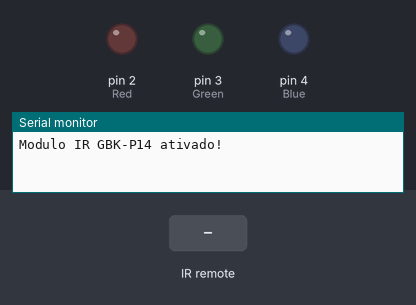
Recording of a sketch running on a simulated Arduino Uno, built with avr-gcc and run on an emulated ATmega328P. Parts: output pins drawn as LEDs (lit = HIGH), the last lines printed to the serial monitor. The test bench sets the inputs (shaded band).

Above: at 1.2 s.
1.3 s: infrared code 0x18E7906F received
At 2.4 s:
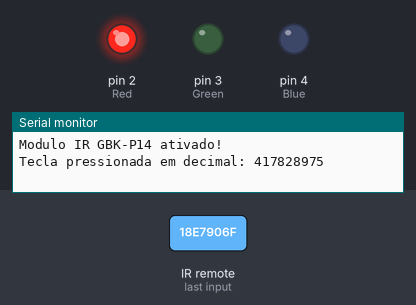
2.8 s: infrared code 0x18E7A857 received
At 3.6 s:
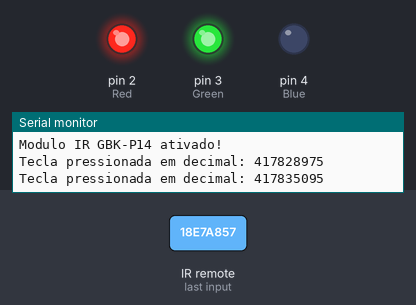
4.3 s: infrared code 0x18E7A05F received
At 4.7 s:
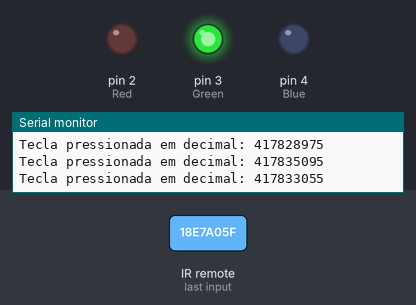
5.8 s: infrared code 0x18E7B847 received
At 7.0 s:
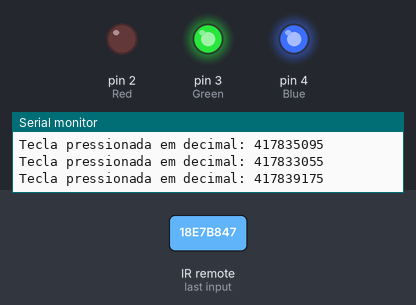
7.3 s: infrared code 0x18E720DF received
At 8.2 s:
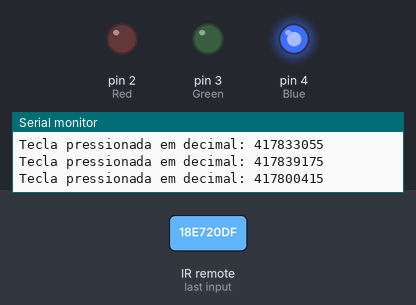
8.8 s: infrared code 0x18E710EF received
At 9.3 s:
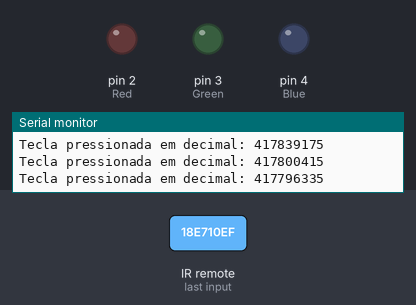
Timing chart, 0 to 11.3 s (numbered marks = the images above; inputs shaded):
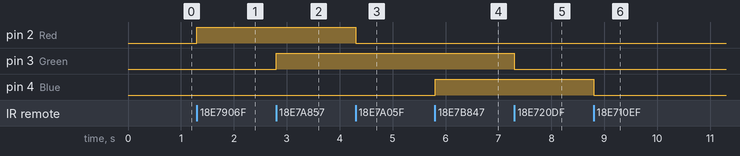

Measured:
- after the input at 1.3 s, pin 2 (Red): LOW → HIGH at once
- after the input at 2.8 s, pin 3 (Green): LOW → HIGH at once
- after the input at 4.3 s, pin 2 (Red): HIGH → LOW at once
- after the input at 5.8 s, pin 4 (Blue): LOW → HIGH at once
- after the input at 7.3 s, pin 3 (Green): HIGH → LOW at once
- after the input at 8.8 s, pin 4 (Blue): HIGH → LOW at once

The sketch:

IR_LED.ino
```cpp
/* Módulo IR com CONTROLE REMOTO
 * Nesse projeto demonstraremos a utilização de um Controle
 * Remoto com um receptor infravermelho do Módulo IR GBK-P14
*/


#include <IRremote.h>    //Biblioteca para Sensor Infravermelho

/////////////////////////////////
// INICIALIZAÇÃO DAS VARIÁVEIS //
/////////////////////////////////

int pinoRecep = 11;    //inicializando uma variável denominada
                       //pinoRecep para armazenar valor da
                       //leitura proveniente do receptor IR.
const int Red = 2, Green = 3, Blue = 4;


long tecla = 0;        //inicializando uma variável denominada
                       //tecla para armazenar valor lido
                       //pelo receptor IR.
/*
  A Classe "IRrecv" tem a função de executar a decodificação
  e deve ser inicialidada através do enableIRIn.
*/
IRrecv receptorIr(pinoRecep);

/*
  O Método "decode" é chamado para ver se um código foi recebido,
  e em caso afirmativo, ele retorna um valor diferente de zero
  e coloca os resultados em uma estrutura chamada decode_results
*/
decode_results resultados;


///////////
// SETUP //
///////////
void setup()
{
  Serial.begin(9600);      //setando a comunicação via porta
                           //serial à uma velocidade de 9600bps(baud).
  pinMode (Red,OUTPUT);
  pinMode (Green,OUTPUT);
  pinMode (Blue,OUTPUT);

  receptorIr.enableIRIn(); //Inicializando o sensor IR.

  Serial.println("Modulo IR GBK-P14 ativado!");  //imprime uma mensagem
                                                 //no Serial Monitor
}

///////////
// LOOP  //
///////////
void loop()
{
  /*
    Verifica o valor do código lido pelo receptor IR para
    tomada das ações.
  */
  if (receptorIr.decode(&resultados))
  {
    tecla = resultados.value, DEC;         //armazena o código
                                           //decimal lido pelo
                                           //receptor IR.

    //imprime o código decimal lido pelo receptor IR.
    //Serial.print("Tecla pressionada em decimal = ");
    //Serial.println(resultados.value, DEC);


      Serial.print("Tecla pressionada em decimal: ");
      Serial.println(tecla, DEC);

      if (tecla == 417828975){
        digitalWrite (Red, HIGH);
      }
      if (tecla == 417833055){
        digitalWrite (Red, LOW);
      }
       if (tecla == 417835095){
        digitalWrite (Green, HIGH);
      }
      if (tecla == 417800415){
        digitalWrite (Green, LOW);
      }
      if (tecla == 417839175){
        digitalWrite (Blue, HIGH);
      }
      if (tecla == 417796335){
        digitalWrite (Blue, LOW);
      }


    receptorIr.resume(); //Prepara o módulo para receber o próximo código.
  }
}
```
